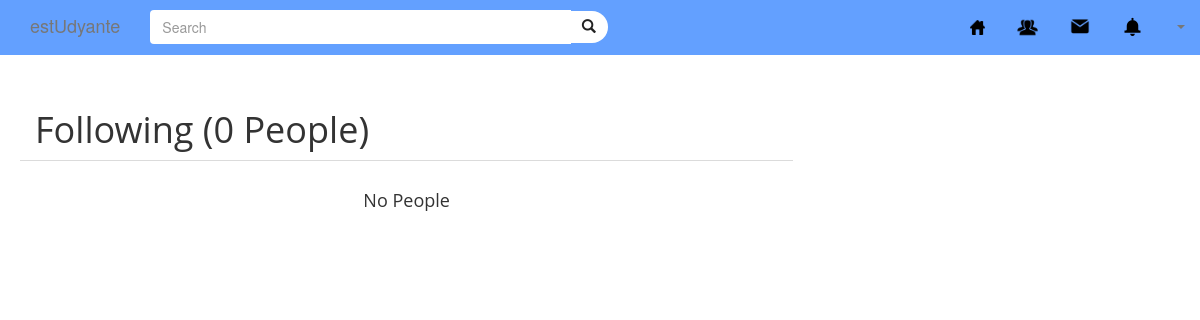
The page /index.php/friendlist on the database as committed earlier.
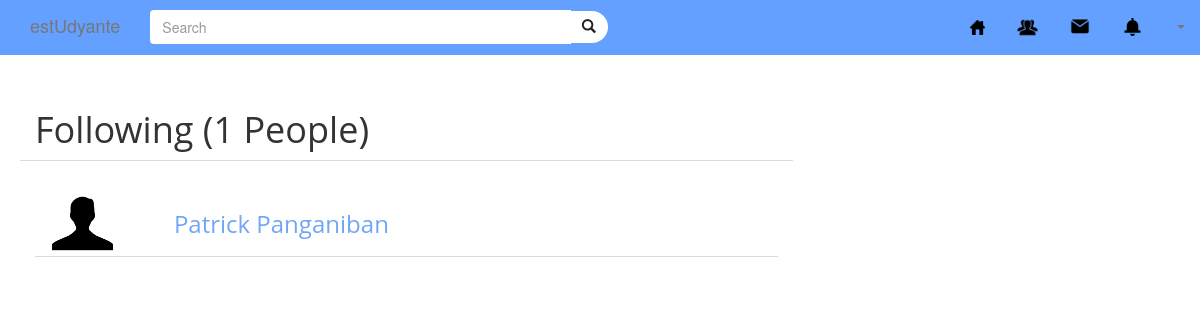
The same page on the database as committed later.
### tables this page shows
CREATE TABLE `user1` (
  `id` int(10) NOT NULL,
  `password` varchar(100) NOT NULL,
  `firstname` varchar(100) NOT NULL,
  `lastname` varchar(100) NOT NULL,
  `email` varchar(100) NOT NULL,
  `avatar` varchar(100) NOT NULL
);

### application/controllers/friendlist.php (called while the page is built, shortened)
<?php
class friendlist extends CI_Controller {
	public function __construct(){
		$this->load->model('estu_model','estudyante');
	}
	public function index(){
  $data['title'] = "estUdyante";
  $data['name'] = $this->session->userdata('email');
  $data['name'] = $this->session->userdata('email');
    $userinfo = $this->estudyante->read_info($data['name']);
    foreach($userinfo as $i){
    $info = array(
      'id' => $i['id'],
      'firstname' => $i['firstname'],
      'lastname' => $i['lastname'],
      'email' => $i['email'],
    );
    }
  $data['headername'] = $this->session->userdata('headername');
  $counter=null;
  $mate[]=null;
  $follow = $this->estudyante->read_follow($info['id']);
  foreach($follow as $i){
    array_push($mate, $i['mate_ID']);
    $counter=1+$counter;
  }
    $followinfo = $this->estudyante->read_info_follow($mate);
    foreach($followinfo as $i){
    $info = array(
      'user_id' => $i['id'],
      'firstname' => $i['firstname'],
      'lastname' => $i['lastname'],
    );
    $matefollow[]=$info;
    }
    if($followinfo!=null)
      $data['matefollow'] = $matefollow;
    else
    {
      $counter=0;
      $data['matefollow'] = null;
    }
  $data['followingcounter']=$counter;
  $this->load->view('include/headerpage',$data);
  $this->load->view('estUdyante/friendlist', $data);
  }
}

### index.php (called while the page is built, shortened)
<?php
require_once BASEPATH.'core/CodeIgniter.php';

### application/models/estu_model.php (called while the page is built, shortened)
<?php
class estu_model extends CI_Model {
	private $mate = "mate";
	public function read_follow($condition=null){
	if(isset($condition))
	{
		$this->db->where('user_id',$condition);
	}
	$query=$this->db->get($this->mate);
	return $query->result_array();
	}
	public function read_info_follow($condition=null){
	$this->db->select('*');
	$this->db->from('user1');
	if(isset($condition))
	{
		$this->db->where_in('id',$condition);
	}
	$query= $this->db->get();
	return $query->result_array();
	}
	public function read_info($condition=null){
	$this->db->select('*');
	$this->db->from('user1');
	$query= $this->db->get();
	return $query->result_array();
	}
}
?>

### application/views/estUdyante/friendlist.php (the view, shortened to what this page needs)
    <div class="container-fluid">
        <div id="content">
            <div class="row" id="contentrow">
                <div class="col-md-8 col-md-offset-0" id="feed">
                    <div class="row" id="write">
                        <div class="col-md-9">
                            <h1 class="text-left">Following (<?php echo "$followingcounter People"?>)</h1>
                        </div>
                    </div>
                <div class="row" id="row_divider"></div>
                <div class="col-md-12 col-md-offset-0" id="feed">
                <?php
                    if($matefollow!=null)
                    {
                       foreach(array_reverse($matefollow) as $mf){?>
                        <div class="row" id="write">
                                <div class="col-md-2"><img class="img-responsive" src="<?php echo base_url('assets/img/account.png') ?>" alt="friend" width="65">
                                </div>
                                <div class="col-md-9">
                                    <a href="profile/id/<?php echo $mf["user_id"] ?>">
                                    <h3 class="text-left"><?php
                                        echo $mf['firstname'].' '.$mf['lastname'];
                                    ?></h3>
                                    </a>
                                </div>
        				</div>
                        <div class="row" id="row_divider"></div>
                <?php
                        }
                    }
                    else
                    {
                        echo'<div class="col-md-12"><h4><center>No People</center></h4></div>';
                    }
                ?>
                </div>
</body>
</html>

Rows that differ between the two databases and show on the page:
added user1: firstname "Patrick", lastname "Panganiban"
Other text that changed with them:
$followingcounter: "0" → "1"
text no longer shown: "No People"
